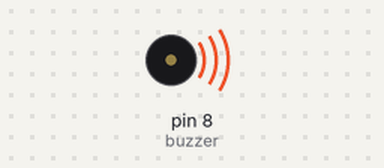
A sketch run on a simulated Arduino Uno, built with avr-gcc and run on an emulated ATmega328P. On the bench: buzzer (waves = sounding, pin HIGH).

Above: at 0.2 s.
Timing chart, 0 to 3.0 s (numbered marks = the images above):
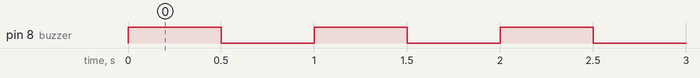

Measured:
- by itself, pin 8 (buzzer): alternates HIGH for 0.50 s and LOW for 0.50 s

The sketch:

Buzzer.ino
```cpp
const int buzzer = 8;
void setup() {
  // put your setup code here, to run once:
  pinMode(buzzer, HIGH);
}

void loop() {
  // put your main code here, to run repeatedly:
  digitalWrite(buzzer, HIGH);
  delay(500);
  digitalWrite(buzzer, LOW);
  delay(500);
}
```
